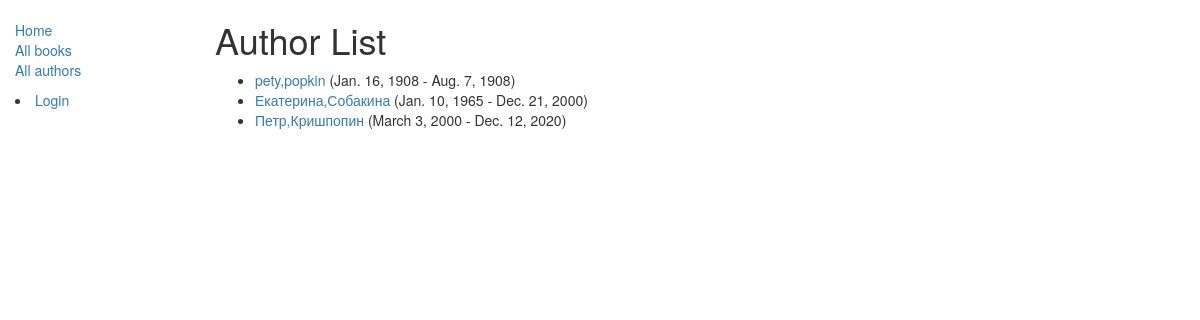
Screenshot of /catalog/authors/ with the database file from the repository.
### catalog/models.py (models this page shows, shortened)
class Author(models.Model):
    first_name = models.CharField(max_length=100)
    last_name = models.CharField(max_length=100)
    date_of_birth = models.DateField(null=True, blank=True)
    date_of_death = models.DateField('Died', null=True, blank=True)
    def get_absolute_url(self):
        return reverse('author-detail', args=[str(self.id)])

### catalog/views.py (the view)
# urls.py: path('authors/', views.AuthorListView.as_view(), name='authors'),
class AuthorListView(generic.ListView):
    model = Author
    paginate_by = 10

### catalog/templates/catalog/author_list.html
{% extends "base_generic.html" %}
{% block content %}
  <h1>Author  List</h1>
  {% if author_list %}
    <ul>
      {% for author in author_list %}
      <li>
        <a href="{{ author.get_absolute_url }}">{{ author.first_name }},{{ author.last_name }}</a>
        ({{author.date_of_birth}} - {{author.date_of_death}})
      </li>
      {% endfor %}
    </ul>
  {% else %}
    <p>There are no authors available.</p>
  {% endif %}
{% endblock %}

### rows the page displays
Author: first_name "pety", last_name "popkin", date_of_birth "Jan. 16, 1908", date_of_death "Aug. 7, 1908"
Author: first_name "Екатерина", last_name "Собакина", date_of_birth "Jan. 10, 1965", date_of_death "Dec. 21, 2000"
Author: first_name "Петр", last_name "Кришпопин", date_of_birth "March 3, 2000", date_of_death "Dec. 12, 2020"
